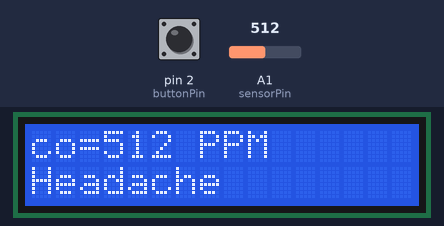
A sketch run on a simulated Arduino Uno, built with avr-gcc and run on an emulated ATmega328P. Shown: 16×2 character LCD. The test bench sets the inputs (shaded band); at power-on: pin 2 (buttonPin) LOW, A1 (sensorPin) = 512.

Above: at 1.2 s.
1.3 s: pin 2 (buttonPin) pulled HIGH for 3.2 s
At 2.1 s:
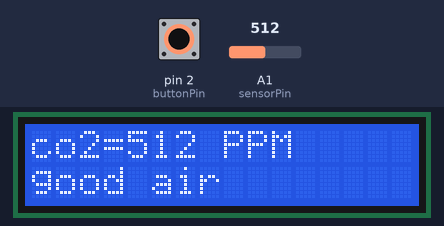
6.0 s: A1 (sensorPin) set to 390
At 7.1 s:
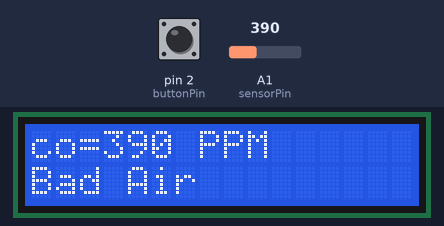
8.0 s: A1 (sensorPin) set to 190
At 8.5 s:
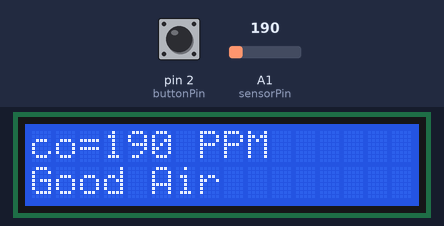
9.6 s: pin 2 (buttonPin) pulled HIGH for 0.65 s
At 10.1 s:
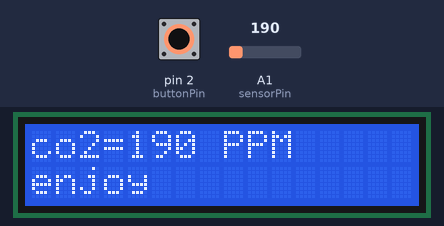
11.7 s: A1 (sensorPin) set to 900
At 13.2 s:
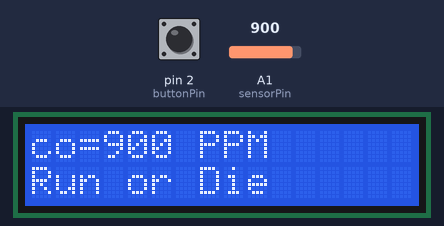
Timing chart, 0 to 14.3 s (numbered marks = the images above; inputs shaded):
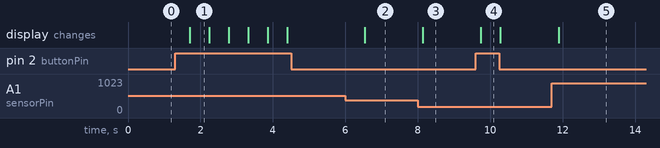

The sketch:

LCD_Enviromental_Sensor.ino
```cpp
//load libraries
#include <Wire.h>
#include <LCD.h>
#include <LiquidCrystal_I2C.h>

//Define variables

#define I2C_ADDR          0x27        //Define I2C Address where the PCF8574A is
#define BACKLIGHT_PIN      3
#define En_pin             2
#define Rw_pin             1
#define Rs_pin             0
#define D4_pin             4
#define D5_pin             5
#define D6_pin             6
#define D7_pin             7
#define lcdColumn          16
#define lcdRow             2
#define sensorPin          1 //Carbon Dioxide sensor pin
#define buttonPin          2

//Initialise the LCD
LiquidCrystal_I2C      lcd(I2C_ADDR, En_pin,Rw_pin,Rs_pin,D4_pin,D5_pin,D6_pin,D7_pin);
int sensorValue;
String sensorName;
int sensorType;
String warning;
int buttonState;


void setup()
 {
    //Define the LCD as 16 column by 2 rows
    lcd.begin (lcdColumn,lcdRow);

    //Switch on the backlight
    lcd.setBacklightPin(BACKLIGHT_PIN,POSITIVE);
    lcd.setBacklight(HIGH);

    //goto first column (column 0) and first line (Line 0)
    lcd.setCursor(0,0);
    sensorName="co=";
    sensorType=2;
    warning="";
    pinMode(buttonPin, INPUT);
}


void loop(){
  buttonState = digitalRead(buttonPin);
  sensorValue = analogRead(sensorPin);       // read analog input pin 0
  if (buttonState == HIGH) {
    if( sensorType==1){
      sensorName="co=";
      sensorType=2;
    }
    else if(sensorType==2){
      sensorName="co2=";
      sensorType=1;
    }
  }
  lcd.setCursor(0,0);
  if(sensorType==1){
    warning=carbonDioxideWarning(sensorValue);
  }
  if(sensorType==2){
    warning=carbonMonoxideWarning(sensorValue);
  }
  lcd.setCursor(0,0);
  lcd.print(sensorName);
  lcd.print(sensorValue,DEC);
  lcd.print(" PPM");
  lcd.println("       ");
  lcd.print("  ");
  lcd.setCursor(0,1);
  lcd.print(warning);
  lcd.print("       ");

  delay(500);
}

String carbonMonoxideWarning(int ppm){
  if(ppm>1600){
    return "Death";
  }
  if(ppm>800){
    return "Run or Die";
  }
  if(ppm>400){
    return "Headache";
  }
  if(ppm>200){
    return "Bad Air";
  }
  if(ppm>50){
    return "Good Air";
  }
  return "enjoy";
}

String carbonDioxideWarning(int ppm){
  if(ppm>40000){
    return "Death";
  }
  if(ppm>5000){
    return "Toxic";
  }
  if(ppm>2000){
    return "Headache";
  }
  if(ppm>1000){
    return "shit air";
  }
  if(ppm>350){
    return "good air";
  }
  return "enjoy";

}
```

Measured:
- after the input at 1.3 s, the display: changes after 0.41 s (image 1)
- after the input at 6.0 s, the display: changes after 0.53 s (image 2)
- after the input at 8.0 s, the display: changes after 0.14 s (image 3)
- after the input at 9.6 s, the display: changes after 0.14 s (image 4)
- after the input at 11.7 s, the display: changes after 0.19 s (image 5)
- what the display in image 1 shows lasts 0.5 s, from 1.7 s to 2.2 s
